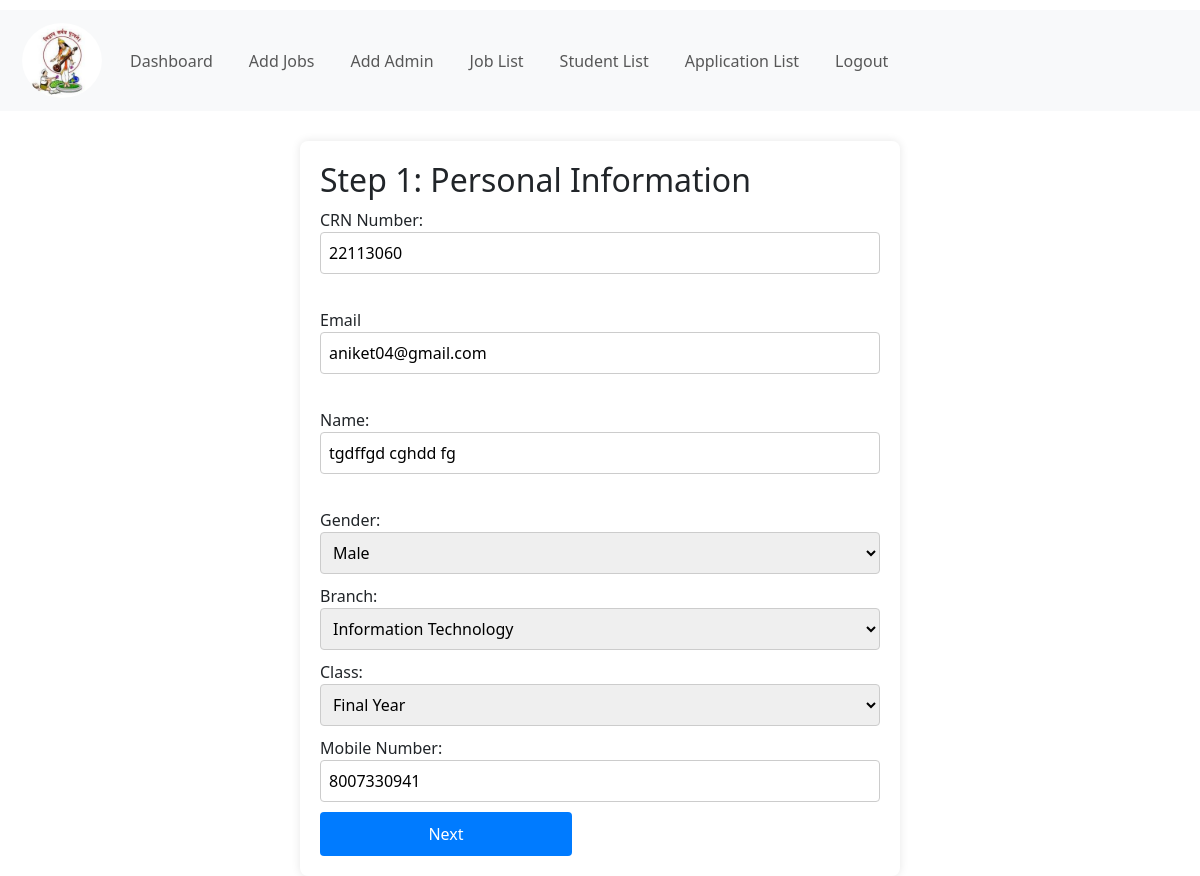
The page /pvg/update_std/22113060 on the database its author committed.
### pvg/models.py (models this page shows, shortened)
class Student(models.Model):
    crn_number = models.IntegerField(primary_key=True)
    BRANCH_CHOICES = [
        ('ME', 'Mechanical Engineering'),
        ('IT', 'Information Technology'),
        ('CS', 'Computer Science'),
        ('EE', 'Electrical Engineering'),
        ('ENTC', 'ENTC'),
        ('Printing', 'Printing'),
        ('AIDS', 'AIDS')
    ]
    STUDENT_YEAR_CHOICES = [
         ('FE', 'First Year'),
         ('SE', 'Second Year'),
         ('TE', 'Third Year'),
         ('BE', 'Final Year')
    ]
    GENDER_CHOICES = [
        ('Male', 'Male'),
        ('Female', 'Female')
    ]
    PLACEMENT_CHOICES = [
        ('On Campus', 'On Campus'),
        ('Off Campus', 'Off Campus')
    ]
    name = models.CharField(max_length=100)
    branch = models.CharField(max_length=20, choices=BRANCH_CHOICES)
    year = models.CharField(max_length=20, choices=STUDENT_YEAR_CHOICES)
    passing_year = models.IntegerField(default=0)
    email = models.EmailField(max_length=50, null=True, blank=True)
    password = models.CharField(max_length=20, null=True, blank=True)
    CGPA = models.FloatField(null=True, blank=True)
    mobile_number = models.CharField(max_length=15, blank=True)
    mark_10th = models.FloatField(null=True, blank=True)
    mark_12th = models.FloatField(null=True, blank=True)
    diploma_marks = models.FloatField(null=True, blank=True)
    aggregate_marks = models.FloatField(null=True, blank=True)
    year_down = models.CharField(max_length=5, blank=True)
    active_backlog = models.CharField(max_length=15, blank=True)
    placement_status = models.CharField(max_length=100, null=True, blank=True)
    remarks = models.CharField(max_length=500, blank=True)
    gender = models.CharField(max_length=10, choices=GENDER_CHOICES, blank=True)
    company_name = models.CharField(max_length=100, null=True, blank=True)
    salary = models.IntegerField(null=True, blank=True)
    placement_type = models.CharField(max_length=20, choices=PLACEMENT_CHOICES, default='On Campus')
    user = models.OneToOneField(User, on_delete=models.CASCADE, related_name='student', null=True, blank=True)

### pvg/views.py (the view)
# urls.py: path("update_std/<int:crn_number>", views.update_std, name="update_std"),
def update_std(request, crn_number):
    data = Student.objects.get(pk=crn_number)
    return render(request, "update_std.html", {'data': data})

### pvg/templates/update_std.html (shortened to what this page needs)
{% extends "base_admin.html" %}
{% block head %}
{% load static %}
<link rel="stylesheet" href="{% static 'css/signup.css' %}">
{% endblock %}
{% block body %}
<form id="signup-form" action="{% url 'do_update_std' data.crn_number %}" method="post" onsubmit="return validatestdUpdate()" enctype="multipart/form-data">
  <div class="step" id="step1">
    <h2>Step 1: Personal Information</h2>
    <label for="crn_number">CRN Number:</label>
    <input type="text" id="crn_number" name="crn_number" placeholder="Enter CRN Number" value='{{data.crn_number}}' readonly><br>
    <b></b><br>
    <label for="email">Email</label>
    <input type="email" id="email" name="email" placeholder="Enter College Email Id" value='{{data.email}}'><br>
    <b></b><br>
    <label for="name">Name:</label>
    <input type="text" id="name" name="name" placeholder="Enter Your Name" value='{{data.name}}'><br>
    <b></b><br>
    <label for="gender">Gender:</label>
    <select id="gender" name="gender">
        <option value="Male" {% if data.gender == "Male" %}selected{% endif %}>Male</option>
    </select><br>
    <label for="branch">Branch:</label>
    <select id="branch" name="branch">
        <option value="IT" {% if data.branch == "IT" %}selected{% endif %}>Information Technology</option>
    </select><br>
    <label for="year">Class:</label>
    <select id="year" name="year">
        <option value="BE" {% if data.year == "BE" %}selected{% endif %}>Final Year</option>
    </select><br>
    <label for="mobile_number">Mobile Number:</label>
    <input type="text" id="mobile_number" name="mobile_number" placeholder="Enter Mobile Number" value='{{data.mobile_number}}'>
    <b></b><br>
    <button type="button" onclick="nextStep(1)">Next</button>
  </div>
</form>
{% endblock %}

### pvg/static/css/signup.css (style rules this page uses)
form { padding: 20px; margin-top: 30px; border-radius: 8px; box-shadow: 0 0 10px rgba(0, 0, 0, 0.1); max-width: 400px; width: 90%; margin-left: auto; margin-right: auto; }
input[type="text"], input[type="email"], input[type="password"], input[type="number"], input[type="datetime-local"], select { width: 100%; padding: 8px; margin-bottom: 10px; border: 1px solid #ccc; border-radius: 4px; box-sizing: border-box; }
button { width: 45%; padding: 10px 20px; background-color: #007bff; color: #fff; border: none; border-radius: 4px; cursor: pointer; }
@media screen and (min-width: 1025px) and (max-width: 1440px) { form { max-width: 600px; } }

### rows shown on the page
Student: crn_number "22113060", email "aniket04@gmail.com", name "tgdffgd cghdd fg", gender "Male", branch "Information Technology", year "Final Year", mobile_number "8007330941"
